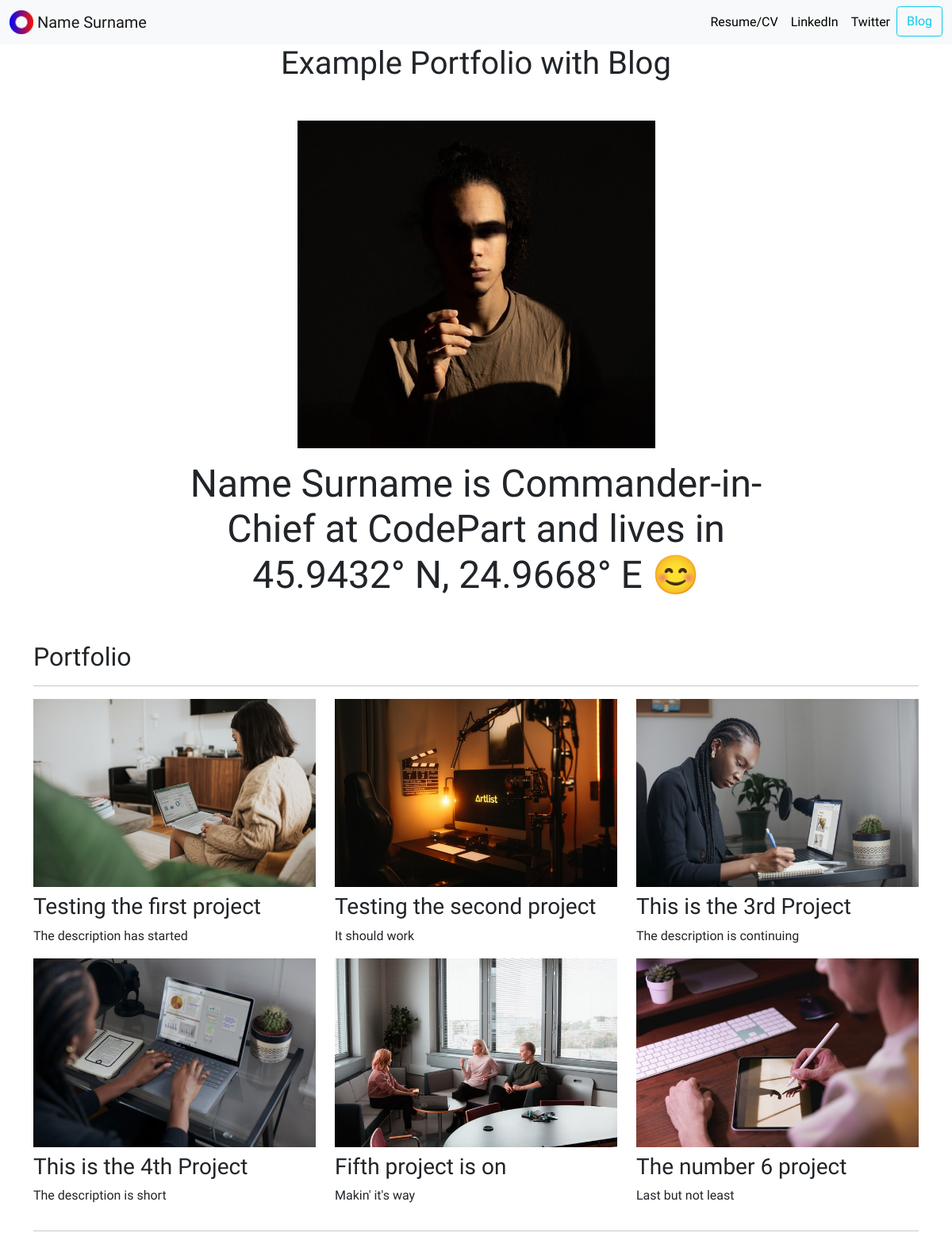
The page / on the database its author committed.
### porto/models.py (models this page shows, shortened)
class Project(models.Model):
    title = models.CharField(max_length=100)
    description = models.CharField(max_length=250)
    image = models.ImageField(upload_to='porto/images')
    url = models.URLField(blank=True)

### porto/views.py (the view)
# urls.py: 2. Add a URL to urlpatterns:  path('', views.home, name='home')
def home(request):
    projects = Project.objects.all()
    return render (request,'porto/home.html', {'projects':projects})

### porto/templates/porto/home.html
{% extends 'porto/base.html' %}
{% load static %}
{% block content %}
    <h1 class="text-center">Example Portfolio with Blog</h1>
<br>
<div class="row justify-content-center my-3">
  <div class="col-5">
    <img src="{% static 'porto/Porto.jpg' %}" class="img-fluid">
  </div>
</div>
<div class="row justify-content-center mb-3">
  <div class="col-md-9 text-center">
    <h1 id="hometext" class="font-weight-bold">Name Surname is Commander-in-Chief at CodePart and lives in 45.9432° N, 24.9668° E 😊</h1>
  </div>
</div>
<h2 class="mt-5">Portfolio</h2>
<hr>
<div class="row">
  {% for project in projects %}
  <div class="col-lg-4 col-md-6">
    {% if project.url %}
    <a href="{{ project.url }}">
      <img src="{{ project.image.url }}" class="img-fluid mb-2">
    </a>
    {% else %}
    <img src="{{ project.image.url }}" class="img-fluid mb-2">
    {% endif %}
    <h3>{{ project.title }}</h3>
    <p>{{ project.description }}</p>
  </div>
  {% endfor %}
</div>
<hr>
{% endblock %}

### porto/static/porto/custom.css (style rules this page uses)
body { font-family: 'Truculenta', sans-serif; }
@media (min-width: 992px) { #hometext { font-size: 3rem; } }

### rows shown on the page
Project: image (picture), title "Testing the first project", description "The description has started"
Project: image (picture), title "Testing the second project", description "It should work"
Project: image (picture), title "This is the 3rd Project", description "The description is continuing"
Project: image (picture), title "This is the 4th Project", description "The description is short"
Project: image (picture), title "Fifth project is on", description "Makin' it's way"
Project: image (picture), title "The number 6 project", description "Last but not least"
